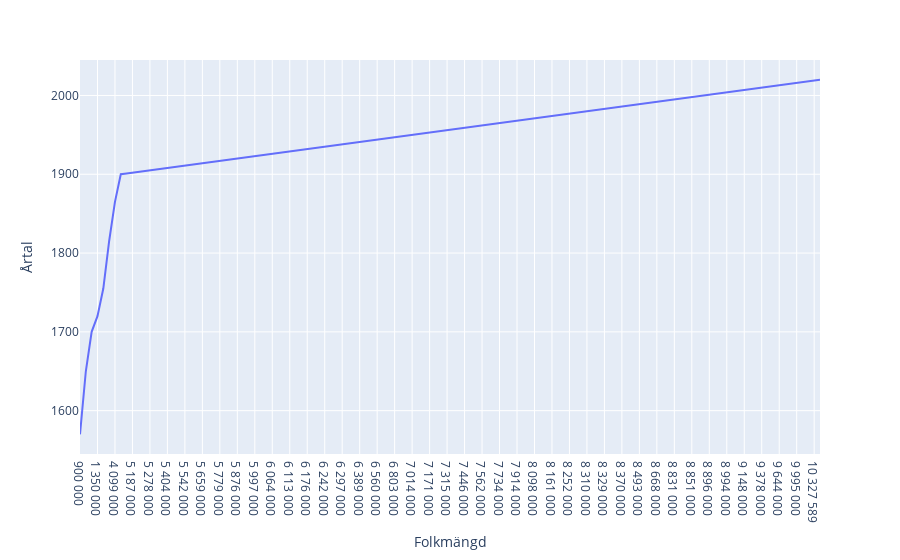

This figure's notebook cell:
### Code cell
import plotly_express as px

fig = px.line(result, x='Folkmängd', y='Årtal')
fig.show()
